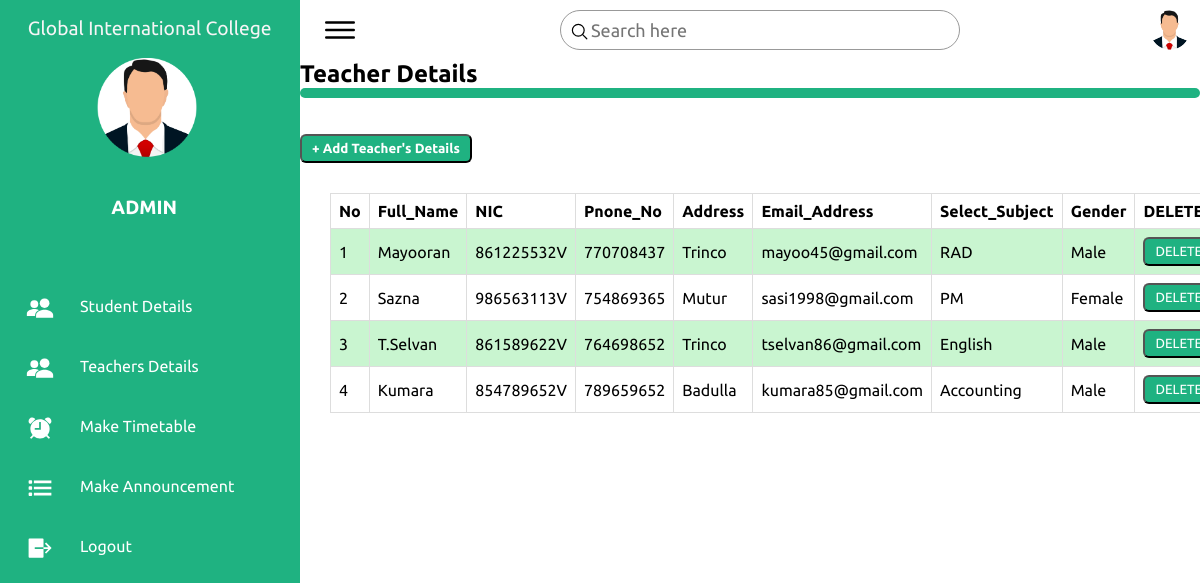
/Teacher_details.php (signed in), run on the app's committed database.
### tables this page shows
CREATE TABLE IF NOT EXISTS `teacher_reg` (
  `id` int NOT NULL AUTO_INCREMENT,
  `fullname` varchar(50) NOT NULL,
  `nic` varchar(12) NOT NULL,
  `pno` int NOT NULL,
  `address1` varchar(50) NOT NULL,
  `email` varchar(50) NOT NULL,
  `subject1` text NOT NULL,
  `gender` text NOT NULL,
  PRIMARY KEY (`id`)
);

### tea_details.php (the view, shortened to what this page needs)
<?php
    require('config.php');
    $query = "SELECT * FROM teacher_reg";
    $result = mysqli_query($connection , $query);
    $numrow = mysqli_num_rows($result);
    if($numrow > 0 )
    {
       echo '<table class = "stu_table">';
       echo '<tr>';
       echo '<th>No</th>';
       echo '<th>Full_Name</th>';
       echo '<th>NIC</th>';
       echo '<th>Pnone_No</th>';
       echo '<th>Address</th>';
       echo '<th>Email_Address</th>';
       echo '<th>Select_Subject</th>';
       echo '<th>Gender</th>';
       echo '<th>DELETE</th>';
       echo '</tr>';
       $c=1;
       while ($row = mysqli_fetch_assoc ($result))
       {
        ?>
        <body>
        <tr>
        <td> <?php echo $c;?> </td>
        <td> <?php echo $row ['fullname']; ?> </td>
        <td> <?php echo $row ['nic']; ?> </td>
        <td> <?php echo $row ['pno']; ?> </td>
        <td> <?php echo $row ['address1']; ?> </td>
        <td> <?php echo $row ['email']; ?> </td>
        <td> <?php echo $row ['subject1']; ?> </td>
        <td> <?php echo $row ['gender']; $c++; ?> </td>
        <td>
            <form action="delete_tdetails.php" method="post">
                <button type="submit" name="delete" value="<?=$row['nic'] ?>" class="btn btn-danger">DELETE</bu>
            </form>
        </td>
       </tr>
<?php
       }
    }
    else
    {
        echo "<script> alert ('Records Not Found') </script>";
    }
?>

### Teacher_details.php (shortened to what this page needs)
<!DOCTYPE html>
<html>
<head>
    <link rel="stylesheet" type="text/css" href="DashBoard.css">
</head>
<body>
    <div class="container">
        <div class="navigation">
            <ul>
                <li>
                    <a href="#">
                        <span class="GIC">
                        <div class="line">&nbsp; &nbsp; Global International College</div>
                        </span>
                    </a>
                    <a href="#">
                        <p class="logo-DB"><img src="Admin.png" width="100px"></p>
                    </a><br>
                    <a href="#">
                        <p><span class="GIC"><div class="line">
                            <b>&nbsp;&nbsp;&nbsp;&nbsp;&nbsp;&nbsp;&nbsp;&nbsp;&nbsp;&nbsp;&nbsp;&nbsp;&nbsp;&nbsp;&nbsp;&nbsp;&nbsp;&nbsp;&nbsp;&nbsp;&nbsp;&nbsp;ADMIN</b></div></span></p>
                    </a>
                </li>
                <li>
                    <a href="student_details.php">
                        <span class="icon"><ion-icon name="people-sharp"></ion-icon></span>
                        <span class="title">Student Details
                        </span>
                    </a>
                </li>
                <li>
                    <a href="Teacher_details.php">
                        <span class="icon"><ion-icon name="people-sharp"></ion-icon></span>
                        <span class="title">Teachers Details
                        </span>
                    </a>
                </li>
                <li>
                    <a href="timeTable.php">
                        <span class="icon"><ion-icon name="alarm-sharp"></ion-icon></span>
                        <span class="title">Make Timetable</span>
                    </a>
                </li>
                <li>
                    <a href="announcement.php">
                        <span class="icon"><ion-icon name="list-sharp"></ion-icon></span>
                        <span class="title">Make Announcement</span>
                        <span class="title"></span>
                    </a>
                </li>
                <li>
                    <a href="logout.php">
                        <span class="icon"><ion-icon name="log-out-sharp"></ion-icon></span>
                        <span class="title">Logout</span>
                    </a>
                </li>
            </ul>
        </div>
        <div class="main">
            <div class="topbar">
                <div class="toggle">
                    <ion-icon name="menu-outline"></ion-icon>
                </div>
                 <div class="search">
                    <label>
                        <input type="text" placeholder="Search here">
                        <ion-icon name="search-outline"></ion-icon>
                    </label>
                </div>
                <div class="user">
                    <img src="Admin.png">
                </div>
            </div>
               <h2>Teacher Details</h2>
               <div class="btn btn-primary"> </div><br><br>
              <a href="TeacherReg.php"><button class="btn"><b>+ Add Teacher's Details</b></button></a>
              <?php
                require_once("./tea_details.php");
                ?>
        </div>
    </div>
</body>
</html>

### DashBoard.css (style rules this page uses)
* { margin: 0; padding: 0; box-sizing: border-box; font-family: 'Ubuntu', sans-serif; }
:root { --blue: #1fb281; --white: #fff; --grey: #f5f5f5; --black1: #222; --blcack2: #999; }
body { min-height: 100vh; overflow: hidden; }
.container { position: relative; width: 100%; }
.navigation { position: fixed; width: 300px; height: 100%; background: var(--blue); border-left: 10px solid var(--blue); transition: 0.5s; overflow: hidden; }
.navigation ul { position: absolute; top: 0; left: 0; width: 100%; }
.navigation ul li { position: relative; width: 100%; list-style: none; border-top-left-radius: 30px; border-bottom-left-radius: 30px; }
.navigation ul li:nth-child(1) { margin-bottom: 40px; pointer-events: none; }
.navigation ul li a { position: relative; display: block; width: 100%; display: flex; text-decoration: none; color: var(--white); }
.navigation ul li a .icon { position: relative; display: block; min-width: 60px; height: 60px; line-height: 80px; text-align: center; }
.navigation ul li a .icon ion-icon { font-size: 1.75em; }
.navigation ul li a .title { position: relative; display: block; padding: 0 10px; height: 60px; line-height: 60px; text-align: start; white-space: nowrap; }
.main { position: absolute; width: calc(100% - 300px); left: 300px; min-height: 100vh; background: var(--white); transition: 0.5s; }
.topbar { width: 100%; height: 60px; display: flex; justify-content: space-between; align-items: center; padding: 0 10px; }
.toggle { position: relative; top: 0; width: 60px; height: 60px; display: flex; justify-content: center; align-items: center; font-size: 2.5em; cursor: pointer; }
.search { position: relative; width: 400px; margin: 0 10px; }
.search label { position: relative; width: 100%; }
.search label input { width: 100%; height: 40px; border-radius: 40px; padding: 5px 20px; padding-left: 30px; font-size: 18px; outline: none; border: 1px solid var(--blcack2); }
.search label ion-icon { position: absolute; top: 0; left: 10px; font-size: 1.2em; }
.user { position: relative; width: 40px; height: 40px; border-radius: 50%; overflow: hidden; cursor: pointer; }
.user img { position: relative; top: 0; left: 0; width: 100%; height: 100%; object-fit: cover; }
.btn { position: relative; padding: 5px 10px; background: var(--blue); text-decoration: none; color: var(--white); border-radius: 6px; }
.logo-DB { position: relative; top: 0; left: 30%; width: 100%; height: 100%; object-fit: cover; }
.GIC { text-align: center; color: #f5f5f5; }
.line { line-height: 300%; font-size: larger; }

### tea_details.php (style rules this page uses)
.stu_table { margin-top: 30px; margin-bottom: 50px; font-family: arial, sans-serif; border-collapse: collapse; margin-left: 30px; width: 90%; }
td, th { border: 1px solid #dddddd; text-align: left; padding: 8px; }
tr:nth-child(even) { background-color: #c9f5d0;; }

### data on the page
teacher_reg: fullname "Mayooran", nic "861225532V", pno "770708437", address1 "Trinco", email "mayoo45@gmail.com", subject1 "RAD", gender "Male"
teacher_reg: fullname "Sazna", nic "986563113V", pno "754869365", address1 "Mutur", email "sasi1998@gmail.com", subject1 "PM", gender "Female"
teacher_reg: fullname "T.Selvan", nic "861589622V", pno "764698652", address1 "Trinco", email "tselvan86@gmail.com", subject1 "English", gender "Male"
teacher_reg: fullname "Kumara", nic "854789652V", pno "789659652", address1 "Badulla", email "kumara85@gmail.com", subject1 "Accounting", gender "Male"
